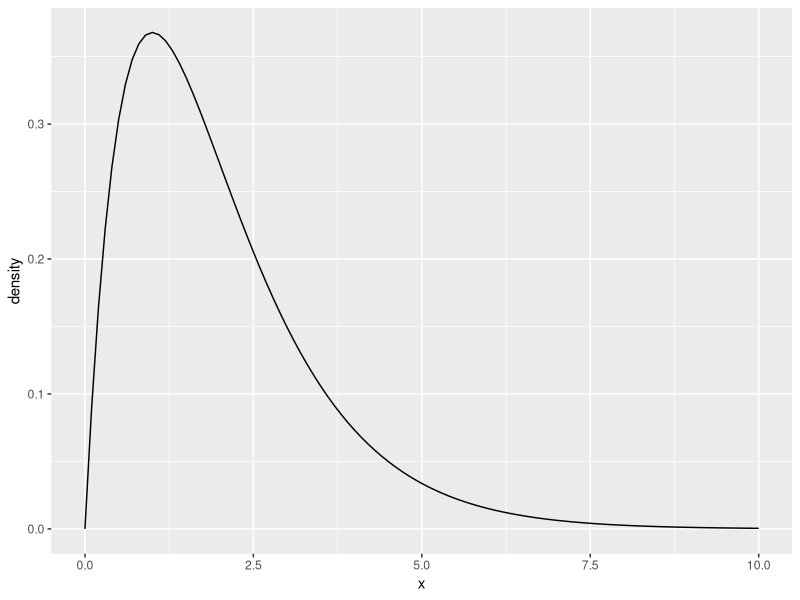
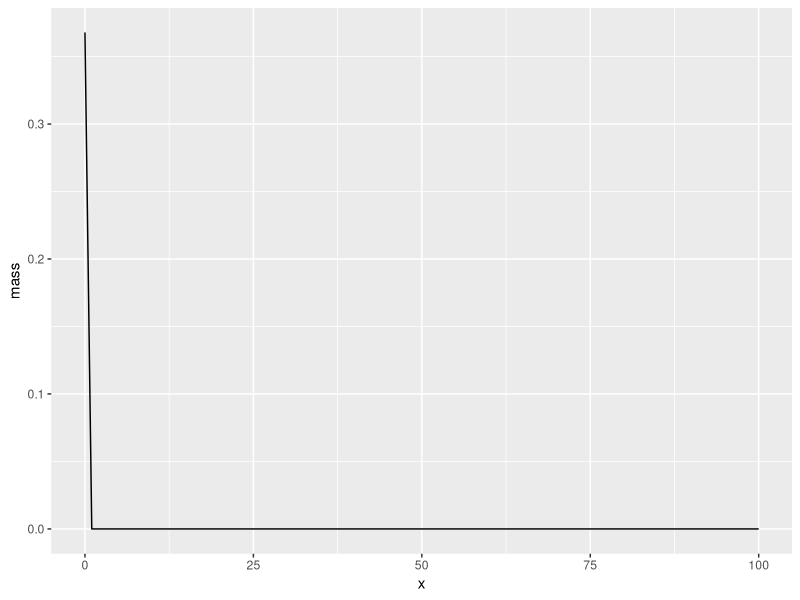
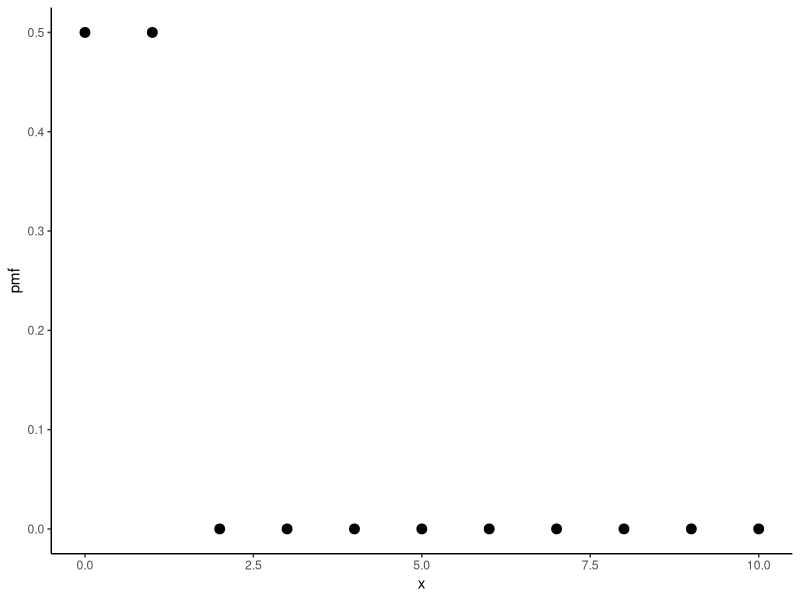
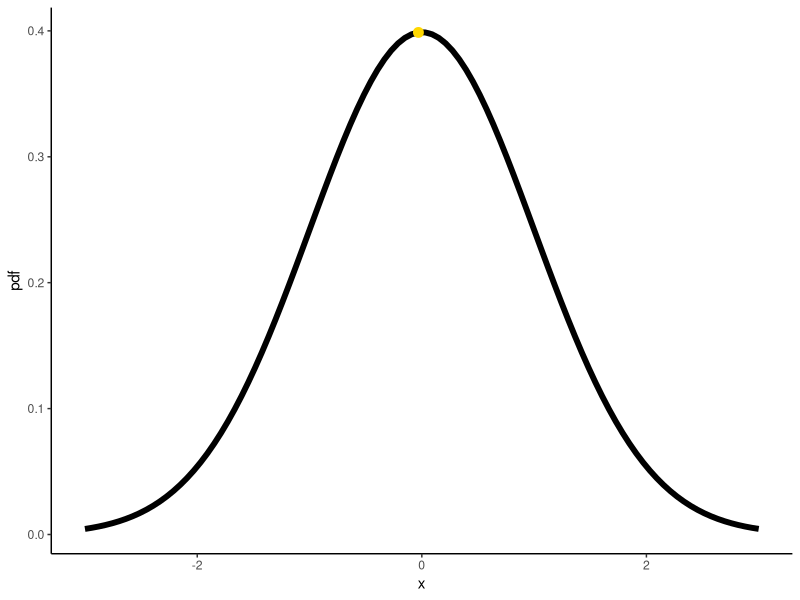
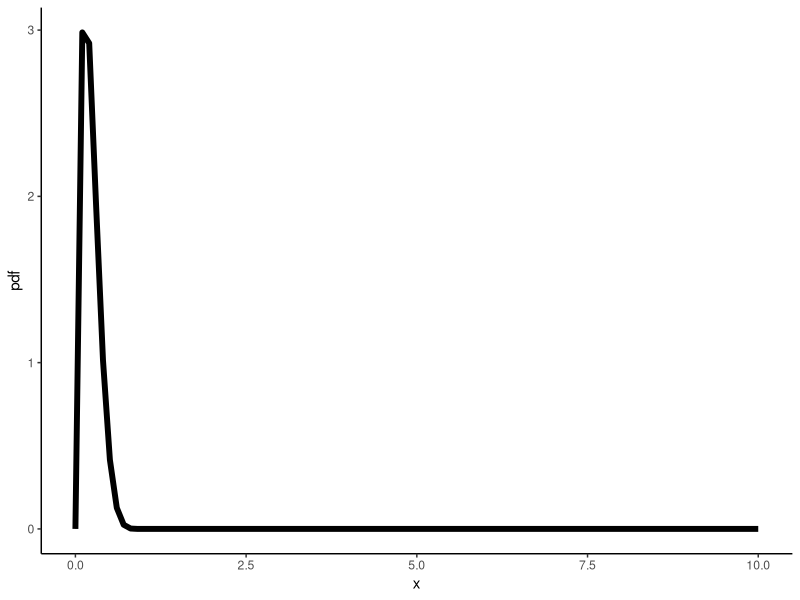

Reproduce these figures in R, in order.
library(tidyverse)

#1. Define the possible outcomes

foo <- tibble(
  x = seq(0,10, by = 0.1)
)

#tibble (tidyverse) and data.frame are the same 

foo

#2. Choose our parameters
shape <- 2
rate <- 1


#3. calculate density
foo <- mutate(foo, density = dgamma(x, shape, rate))

#dgamma(x, shape, rate = 1, scale = 1/rate, log = FALSE)


#4. Plot it 

ggplot(foo, aes(x, density)) +
  geom_line()

#-----

#Poisson distribution

#1. Define the possible outcomes

foo <- tibble(
  x = seq(0,100, length.out = 100)
)

foo

#2. Choose our parameters
lambda <- 1


#3. calculate density
foo2 <- mutate(foo, mass = dpois(x, lambda = lambda))

#dgamma(x, shape, rate = 1, scale = 1/rate, log = FALSE)


#4. Plot it 

ggplot(foo2, aes(x, mass)) +
  geom_line()


#---- example during office hours---

#1. Define possible outcomes

#Binomial (1,0.5) -> 0,1 (only 0 or 1 outcomes)

binom_pmf <- tibble(x = c(0:10))

#2. Choose our parameters

n <- 1
p <- 0.5 

#3. Calculate the PMF/PDF

binom_pmf <- mutate(binom_pmf, 
                    pmf = dbinom(x, size = n, prob = p))

#4. plot it

ggplot(binom_pmf, aes(x, pmf)) +
  geom_point(size = 3) +
  theme_classic()


#---- normal distribution ---

normal_pdf <- tibble(x = seq(-3,3, length.out = 100)) #length.out adds points 

#2. Choose our parameters

mu <- 0
sigma <- 1 

#3. Calculate the PMF/PDF (always calculate density over possible outcomes)

normal_pdf <- mutate(normal_pdf, 
                    pdf = dnorm(x, mean = mu, sd = sigma))

#4. plot it

ggplot(normal_pdf, aes(x, pdf)) +
  geom_line(linewidth = 2) +
  geom_point(data = slice(normal_pdf, 50), 
             color = "gold", size = 3) +
  theme_classic()


#probability is the area under the curve

#---- Beta Distribution ----

#BETA (2,7)

#1. Define possible outcomes
beta_pdf <- tibble(x = seq(0,10, length.out = 100))

#2. Choose our parameters
a <- 2
b <- 7

#3. Calculate the PMF/PDF

beta_pdf <- mutate(beta_pdf, 
                    pdf = dbeta(x, shape1 = a, shape2 = b))

#4. plot it

ggplot(beta_pdf, aes(x, pdf)) +
  geom_line(linewidth = 2) +
  theme_classic()


